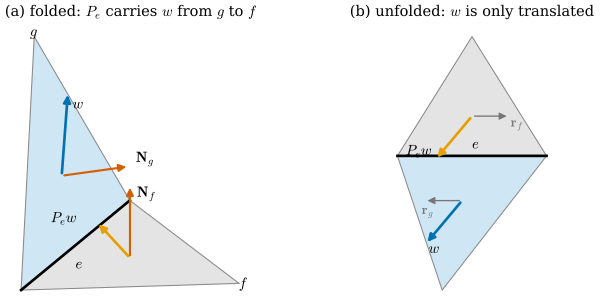

This figure's Python source:
"""Figure 45.3.1: Levi-Civita transport across an edge, folded and unfolded (Section 45.3, Definition 45.3.2).

The hinge of Example 38.6.4: x0 = (0, 0, 0), x1 = (1, 0, 0), x2 = (0.5, 0.8, 0), x3 = (0.3, -0.9 cos psi, 0.9 sin psi)
with psi = 70 degrees; f = (0, 1, 2) contains the halfedge 0 -> 1 (left face of e = [0, 1]), g = (1, 0, 3) the
halfedge 1 -> 0 (right face), so the dual edge e* runs g -> f (Remark 36.5.1).
w = unit vector in g at angle 50 degrees from the reference direction r_g = unit(x0 - x1) (counterclockwise about N_g);
P_e w = <w, e> e + <w, N_g x e> N_f x e (44.3.4) with e = unit(x1 - x0).
(a) the folded hinge (orthographic view elev 26, azim 28, looking obliquely along the edge into the hinge): f light gray, g light blue, the edge black, N_f and N_g
    vermilion at the face centroids (length 0.35), w (blue) at the centroid of g and P_e w (orange) at the centroid of f.
(b) the two faces unfolded into the plane of f (g rotated about the edge into z = 0): w and P_e w are the same plane
    vector, drawn at the two centroids (blue and orange), the reference directions r_f, r_g gray.
Self-checks: |P_e w| = 1, <P_e w, N_f> = 0, P_e fixes e, the unfolded copy of w equals P_e w, and
rho_e = angle(P_e r_g) - angle(r_f) agrees with ch45.transport_angles.

Run from the project root: PYTHONPATH=tools python3 chapters/45-vector-field-design/figures/fig-45-3-1-hinge-transport.py
"""

import pathlib
import sys

import dgmesh as dm
import dgfig

dgfig.setup()
import matplotlib.pyplot as plt  # noqa: E402
import numpy as np  # noqa: E402
from matplotlib.patches import Polygon  # noqa: E402

sys.path.insert(0, str(pathlib.Path(__file__).resolve().parents[1] / "lib"))
import ch45  # noqa: E402

col = dgfig.COLORS
psi = np.radians(70)
V = np.array([[0, 0, 0], [1, 0, 0], [0.5, 0.8, 0], [0.3, -0.9 * np.cos(psi), 0.9 * np.sin(psi)]], float)
F = np.array([[0, 1, 2], [1, 0, 3]])
f, g = 0, 1
N = dm.face_normals(V, F)
eh = ch45.unit(V[1] - V[0])
r, b, _ = ch45.face_frames3(V, F)
ang = np.radians(50)
w = np.cos(ang) * r[g] + np.sin(ang) * b[g]


def P(x):
    return (x @ eh) * eh + (x @ np.cross(N[g], eh)) * np.cross(N[f], eh)


Pw = P(w)
assert abs(np.linalg.norm(Pw) - 1) < 1e-12 and abs(Pw @ N[f]) < 1e-12 and np.allclose(P(eh), eh)
# unfold g into the plane of f: rotate about the edge axis by the angle taking N_g to N_f
th = np.arctan2(np.cross(N[g], N[f]) @ eh, N[g] @ N[f])
K = np.array([[0, -eh[2], eh[1]], [eh[2], 0, -eh[0]], [-eh[1], eh[0], 0]])
Rot = np.eye(3) + np.sin(th) * K + (1 - np.cos(th)) * K @ K
assert np.allclose(Rot @ N[g], N[f]) and np.allclose(Rot @ w, Pw)          # Proposition 45.3.5
x3u = Rot @ V[3]
assert abs(x3u[2]) < 1e-12
rho = ch45.transport_angles(np.vstack([V[:3], [V[3]]]), F)
_, idx = __import__("dgdec").edge_list(F)
rho01 = rho[idx[(0, 1)]]
Prg = P(r[g])
assert abs(np.arctan2(Prg @ b[f], Prg @ r[f]) - rho01) < 1e-12
print(f"bending angle {np.degrees(th):.2f} deg, rho_e = {np.degrees(rho01):.2f} deg, "
      f"angle of P_e w from r_f = {np.degrees(np.arctan2(Pw @ b[f], Pw @ r[f])):.2f} deg")

cf, cg = V[F[f]].mean(0), V[F[g]].mean(0)
fig, (axa, axb) = plt.subplots(1, 2, figsize=(7.0, 3.3), gridspec_kw={"width_ratios": [1.05, 1.0]})
cam = dm.Ortho(elev=26, azim=28)
for tri, fc in sorted(((F[g], "#CFE6F5"), (F[f], "#E4E4E4")), key=lambda t: cam.depth(V[t[0]].mean(0))):
    axa.add_patch(Polygon(cam(V[tri]), closed=True, fc=fc, ec="#8A8A8A", lw=0.8, zorder=1))
axa.plot(*cam(V[[0, 1]]).T, color=col["main"], lw=2.0, zorder=3)


def arrow(ax, p, q, color, lw=1.6, z=4):
    ax.annotate("", xy=q, xytext=p, arrowprops=dict(arrowstyle="-|>", color=color, lw=lw, mutation_scale=11), zorder=z)


s = 0.35
arrow(axa, cam(cf), cam(cf + s * N[f]), col["normal"])
arrow(axa, cam(cg), cam(cg + s * N[g]), col["normal"])
arrow(axa, cam(cg), cam(cg + 0.38 * w), col["tangent"], 2.0)
arrow(axa, cam(cf), cam(cf + 0.38 * Pw), col["accent"], 2.0)
for p, t, dx in ((cf + s * N[f], r"$\mathbf{N}_f$", (0.03, -0.05)), (cg + s * N[g], r"$\mathbf{N}_g$", (0.03, 0.02)),
                 (cg + 0.38 * w, r"$w$", (0.02, -0.07)), (cf + 0.38 * Pw, r"$P_e w$", (-0.2, 0.0))):
    axa.text(*(cam(p) + dx), t, fontsize=11)
axa.text(*(cam(0.5 * (V[0] + V[1])) + [0.0, -0.1]), r"$e$", fontsize=11)
axa.text(*cam(V[2] + [0.04, 0.02, 0]), r"$f$", fontsize=11)
axa.text(*cam(V[3] + [0.04, 0, 0.02]), r"$g$", fontsize=11)
axa.set_title(r"(a) folded: $P_e$ carries $w$ from $g$ to $f$", fontsize=11)
# (b) unfolded into the plane of f (z = 0): coordinates (x, y)
Pf = V[F[f]][:, :2]
Pg = np.array([V[1], V[0], x3u])[:, :2]
axb.add_patch(Polygon(Pg, closed=True, fc="#CFE6F5", ec="#8A8A8A", lw=0.8, zorder=1))
axb.add_patch(Polygon(Pf, closed=True, fc="#E4E4E4", ec="#8A8A8A", lw=0.8, zorder=1))
axb.plot([0, 1], [0, 0], color=col["main"], lw=2.0, zorder=3)
cgu = Pg.mean(0)
cfu = Pf.mean(0)
wu = (Rot @ w)[:2]
arrow(axb, cgu, cgu + 0.38 * wu, col["tangent"], 2.0)
arrow(axb, cfu, cfu + 0.38 * wu, col["accent"], 2.0)
rg = (Rot @ r[g])[:2]
arrow(axb, cgu, cgu + 0.25 * rg, col["aux"], 1.0)
arrow(axb, cfu, cfu + 0.25 * r[f][:2], col["aux"], 1.0)
axb.text(*(cgu + 0.38 * wu + [0.02, -0.06]), r"$w$", fontsize=11)
axb.text(*(cfu + 0.38 * wu + [-0.2, 0.03]), r"$P_e w$", fontsize=11)
axb.text(*(cgu + 0.25 * rg + [-0.02, -0.09]), r"$\mathbf{r}_g$", fontsize=10, color=col["aux"])
axb.text(*(cfu + 0.25 * r[f][:2] + [0.01, -0.07]), r"$\mathbf{r}_f$", fontsize=10, color=col["aux"])
axb.text(0.5, 0.05, r"$e$", fontsize=11)
axb.set_title(r"(b) unfolded: $w$ is only translated", fontsize=11)
for ax in (axa, axb):
    ax.set_aspect("equal")
    ax.autoscale_view()
    ax.set_axis_off()
fig.subplots_adjust(left=0.01, right=0.99, top=0.9, bottom=0.02, wspace=0.08)
dgfig.save(fig, __file__)
